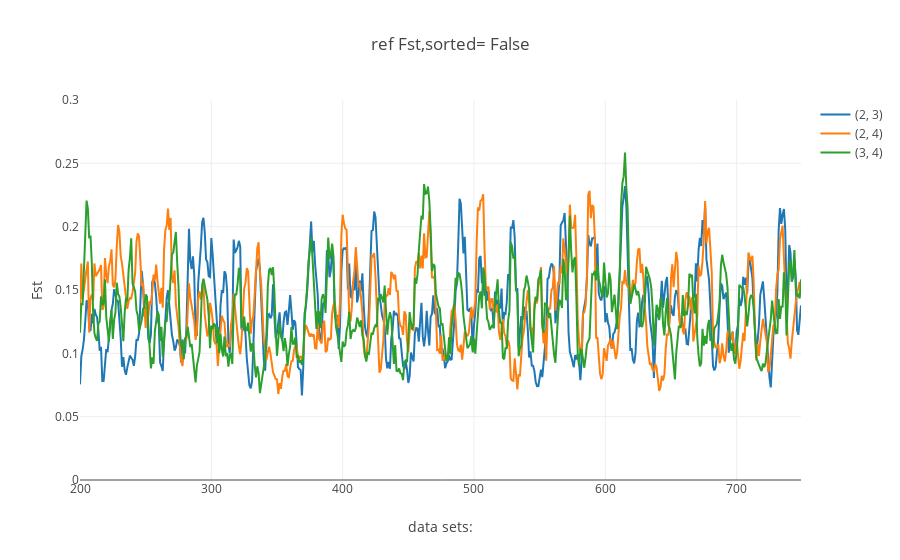

Notebook cell for this chart:
### Code cell
from structure_tools.Tutorial_subplots import fst_window_plot


fst_window_plot(Fst_window,ref_labels,sort= False,window_range= Windows_range)

### Figure 1 — Plotly figure (JSON) as saved in the notebook; plotly's stock layout.template omitted (floating-point values rounded to 4 significant figures; data arrays with more than 128 entries replaced by an {"elided": "..."} marker saying what was removed)
{"data": [{"name": "(2, 3)", "type": "scatter", "uid": "15dfccf7-f5a0-4fc6-b13a-9ce915d3be6d", "x": {"elided": "550 int values"}, "y": {"elided": "550 float values"}}, {"name": "(2, 4)", "type": "scatter", "uid": "b717bb3c-d360-41f7-ab86-ba962f1e7570", "x": {"elided": "550 int values"}, "y": {"elided": "550 float values"}}, {"name": "(3, 4)", "type": "scatter", "uid": "694f076b-fbc6-453d-bc79-5b5f3f11eb04", "x": {"elided": "550 int values"}, "y": {"elided": "550 float values"}}], "layout": {"title": "ref Fst,sorted= False", "xaxis": {"title": "data sets: "}, "yaxis": {"range": [0, 0.3], "title": "Fst"}}}
